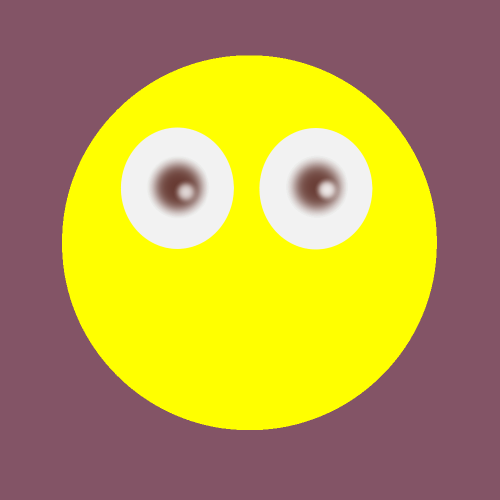
#> input picture smile.png, 1000 x 1000 px (shown at 1/2 size)
$ python project.py
#> lines starting #> are read from the running program, lines starting #| are printed output that depends on the picture
from audioop import add
from PIL import Image
"""from blend_modes import addition"""

def addition(img1 , img2):
    rimg = []
    temp = []
    for i in range(0,100):
        for k in range(0,100):
            r = img1[i][k][1] + img2[i][k][1]
            if r > 255 :
                r = 255
            g = img2[i][k][2] + img2[i][k][2]
            if g > 255 :
                g = 255
            b = img1[i][k][3] + img2[i][k][3]
            if b > 255 :
                b = 255
            pixel = (r, g, b ,255)
            temp.append(pixel)
        rimg.append(temp)
        temp = []
    return rimg


img1 = Image.open(r'smile.png')
#> img1 is the input picture: PIL image 1000x1000 RGBA; mean R, G, B, A 183.2, 156.5, 75.6, 255
img1 = img1.resize((100, 100))
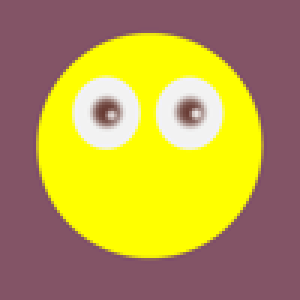
#> img1: PIL image 100x100 RGBA (shown 3 times larger); mean R, G, B, A 183.1, 156.3, 75.8, 255
img2 = Image.open(r'circles.png')
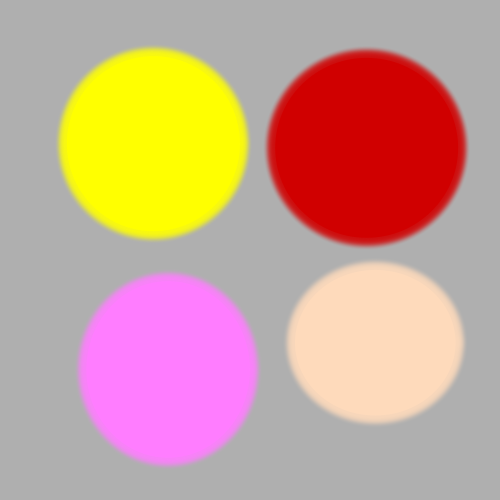
#> input picture circles.png, 1000 x 1000 px (shown at 1/2 size)
#> img2 is the input picture: PIL image 1000x1000 RGBA; mean R, G, B, A 203.2, 161.3, 144.2, 255
img2 = img2.resize((100, 100))
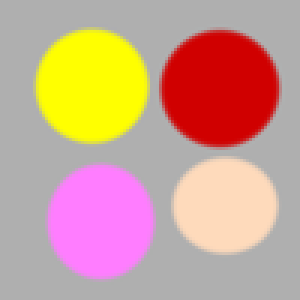
#> img2: PIL image 100x100 RGBA (shown 3 times larger); mean R, G, B, A 203.2, 161.3, 144.2, 255
temp = list(img1.getdata())
#> temp = 10000 items, first 6: (131, 84, 102, 255), (131, 84, 102, 255), (131, 84, 102, 255), (131, 84, 102, 255), (131, 84, 102, 255), (131, 84, 102, 255)
rgb_1 = []
temp1 = []
for i in range(0,10000):
    temp1.append(temp[i])
    if (i+1)%100 == 0 :
        rgb_1.append(temp1)
        temp1 = []
#> after the loop, rgb_1 = 100 items
"""for i in range(0,100):
    print("row", i)
    print(rgb_1[i])"""

temp = list(img2.getdata())
#> temp = 10000 items, first 6: (175, 175, 175, 255), (175, 175, 175, 255), (175, 175, 175, 255), (175, 175, 175, 255), (175, 175, 175, 255), (175, 175, 175, 255)
rgb_2 = []
temp1 = []
for i in range(0,10000):
    temp1.append(temp[i])
    if (i+1)%100 == 0 :
        rgb_2.append(temp1)
        temp1 = []
#> after the loop, rgb_2 = 100 items


rgb_3 = addition(rgb_1, rgb_2)
#> rgb_3 = 100 items
for i in rgb_3 :
    n = 1
    print("Row\t: ", n + 1)
    for k in i :
        print(i)
    n = n + 1
#> this loop made 100 passes
#> (printed output is left out)
